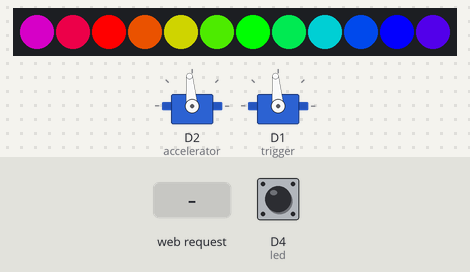
This sketch was run on a simulated ESP8266 (NodeMCU). Parts: 12 RGB LEDs in strip order, left to right, 2 × servo. The inputs (shaded band) are chosen by the test bench; at power-on: D4 (led) HIGH. WiFi joins after 1.5 s; servers stay silent unless stated; what the sketch prints to the serial monitor is not drawn.

Above: at 24.1 s.
24.2 s: HTTP request GET /shoot received
At 25.32 s:
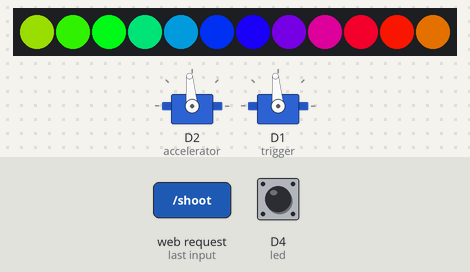
At 29.54 s:
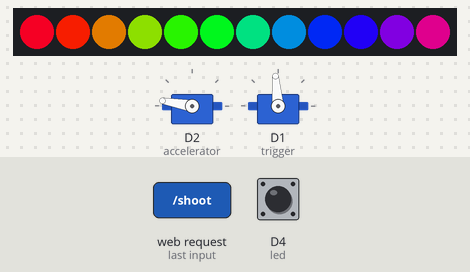
Timing chart, 0 to 35.5 s (numbered marks = the images above; inputs shaded):
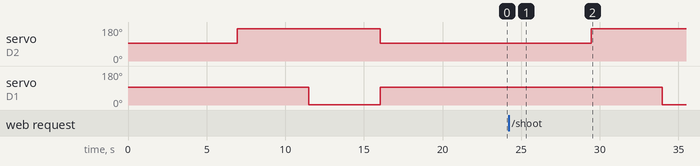

The sketch:

skynet_v0.1.ino
```cpp
#include <ESP8266WiFi.h>
#include <WiFiClient.h>
#include <ESP8266WebServer.h>
#include <ESP8266mDNS.h>
#include "Adafruit_NeoPixel.h"
#include "Timer.h"
#include "Servo.h"

#define PIXEL_PIN   D3
#define PIXEL_COUNT 12
Adafruit_NeoPixel strip = Adafruit_NeoPixel(PIXEL_COUNT, PIXEL_PIN, NEO_GRB + NEO_KHZ800);
Timer t;
Servo accelerator;
Servo trigger;

const char *ssid = "munichmakerlab";
const char *password = "h4ckingr00m";


byte toShoot = 0;

byte sequenceIndex = 0;
volatile bool shouldShoot = true;
volatile int debounceCounter = 0;


void ledOnWith(long color){
  strip.setPixelColor(0, color);
  strip.show();
}

void ledOffWith(){
  strip.clear();
  strip.show();
}

ESP8266WebServer server(80);

const int led = LED_BUILTIN;

void handleRoot() {
  server.send(200, "text/plain", "hello from esp8266!");
  //shouldShoot = false;
}

void ledOn() {
  shouldShoot = true;
  server.send(200, "text/plain", "Pew Pew!");
}

void ledOff() {
  ledOffWith();
  server.send(200, "text/plain", "LED off ");
}

void handleNotFound(){
  digitalWrite(led, 1);
  String message = "File Not Found\n\n";
  message += "URI: ";
  message += server.uri();
  message += "\nMethod: ";
  message += (server.method() == HTTP_GET)?"GET":"POST";
  message += "\nArguments: ";
  message += server.args();
  message += "\n";
  for (uint8_t i=0; i<server.args(); i++){
    message += " " + server.argName(i) + ": " + server.arg(i) + "\n";
  }
  server.send(404, "text/plain", message);
  digitalWrite(led, 0);
}

void setup(void){
  WiFi.disconnect(true);

  Serial.begin(9600);

  strip.begin();
  blue();
  t.every(50, rainbowCycle); // 200
  t.every(10, checkButton); // 200
  t.every(100, checkShoot); // 200
  t.every(300, shoot); // 200

  attachServos();
  updateServos(95,95);
  delay(1000);
  detachServos();


   WiFi.begin(ssid, password);
  Serial.println("");

  // Wait for connection
  while (WiFi.status() != WL_CONNECTED) {
    delay(500);
    Serial.print(".");
  }

  Serial.println("");
  Serial.print("Connected to ");
  Serial.println(ssid);
  Serial.print("IP address: ");
  Serial.println(WiFi.localIP());
  /*

  WiFi.softAP(ssid, password);

 IPAddress myIP = WiFi.softAPIP();
  Serial.print("AP IP address: ");
  Serial.println(myIP);

  if (MDNS.begin("esp8266")) {
    Serial.println("MDNS responder started");
  }
  */
  server.on("/", handleRoot);
  server.on("/shoot", ledOn);
  //server.on("/off", ledOff);

  server.onNotFound(handleNotFound);

  server.begin();
  Serial.println("HTTP server started");
}

void loop(void){
  server.handleClient();
  t.update();
}

void checkButton(){
  if(!digitalRead(D4)){
    debounceCounter++;
  }
}

void checkShoot(){
  if(debounceCounter > 1){
    debounceCounter = 0;
    shouldShoot = true;
  }else{
    debounceCounter = 0;
  }
}

void trigga(){
  shouldShoot = true;
}

void shoot(){
     if(shouldShoot){
       if(sequenceIndex == 0){
          sequenceIndex++;
          attachServos();
          updateServos(170,95);
          delay(100);
          detachServos();
          red();
       }else if(sequenceIndex == 1){
          sequenceIndex++;
          attachServos();
          updateServos(170,1);
          delay(100);
          //detachServos();
          green();
       }else if(sequenceIndex == 2){
          sequenceIndex = 0;
          shouldShoot = false;
          attachServos();
          updateServos(95,95);
          blue();
          delay(100);
          detachServos();
       }
     }
}

// Input a value 0 to 255 to get a color value.
// The colours are a transition r - g - b - back to r.
uint32_t Wheel(byte WheelPos) {
  WheelPos = 255 - WheelPos;
  if(WheelPos < 85) {
    return strip.Color(255 - WheelPos * 3, 0, WheelPos * 3);
  }
  if(WheelPos < 170) {
    WheelPos -= 85;
    return strip.Color(0, WheelPos * 3, 255 - WheelPos * 3);
  }
  WheelPos -= 170;
  return strip.Color(WheelPos * 3, 255 - WheelPos * 3, 0);
}

// Slightly different, this makes the rainbow equally distributed throughout
void rainbowCycle() {
  uint16_t i, j, minimum,maximum;
  uint8_t wait = 50;
  minimum = 0;
  maximum = 256;
  if(true){

    for(j=0; j<256*5; j++) { // 5 cycles of all colors on wheel
    for(i=0; i< strip.numPixels(); i++) {
        strip.setPixelColor(i, Wheel(((i * 256 / strip.numPixels()) + j) & 255));
    }
    strip.show();
    delay(3);
  }
  }
}

void green(){
  strip.clear();
  for(uint16_t i=0; i<strip.numPixels(); i++) {
    strip.setPixelColor(i, 255, 0, 0);//63, 136, 143
  }
  strip.show();
}

void blue(){
  strip.clear();
  for(uint16_t i=0; i<strip.numPixels(); i++) {
    strip.setPixelColor(i, 0, 255, 0);//63, 136, 143
  }
  strip.show();
}

void red(){
  strip.clear();
  for(uint16_t i=0; i<strip.numPixels(); i++) {
    strip.setPixelColor(i, 0, 0, 255);//63, 136, 143
  }
  strip.show();
}


void attachServos(){
  accelerator.attach(D2);
  trigger.attach(D1);
}
void detachServos(){
  accelerator.detach();
  trigger.detach();
}
void updateServos(int leftVelocity, int rightVelocity){
  accelerator.write(leftVelocity);
  trigger.write(rightVelocity);
}

void shootSequence(){
  attachServos();
  updateServos(95,95);


  delay(1000);
  updateServos(170,95);
  delay(3000);

  updateServos(170,1);
  delay(1000);
  updateServos(95,95);
  delay(1000);
  detachServos();
}
```

Measured:
- after the input at 24.2 s, servo on D2 (accelerator): 95° → 170° after 5.2 s; servo on D1 (trigger): 95° → 1° after 9.8 s
